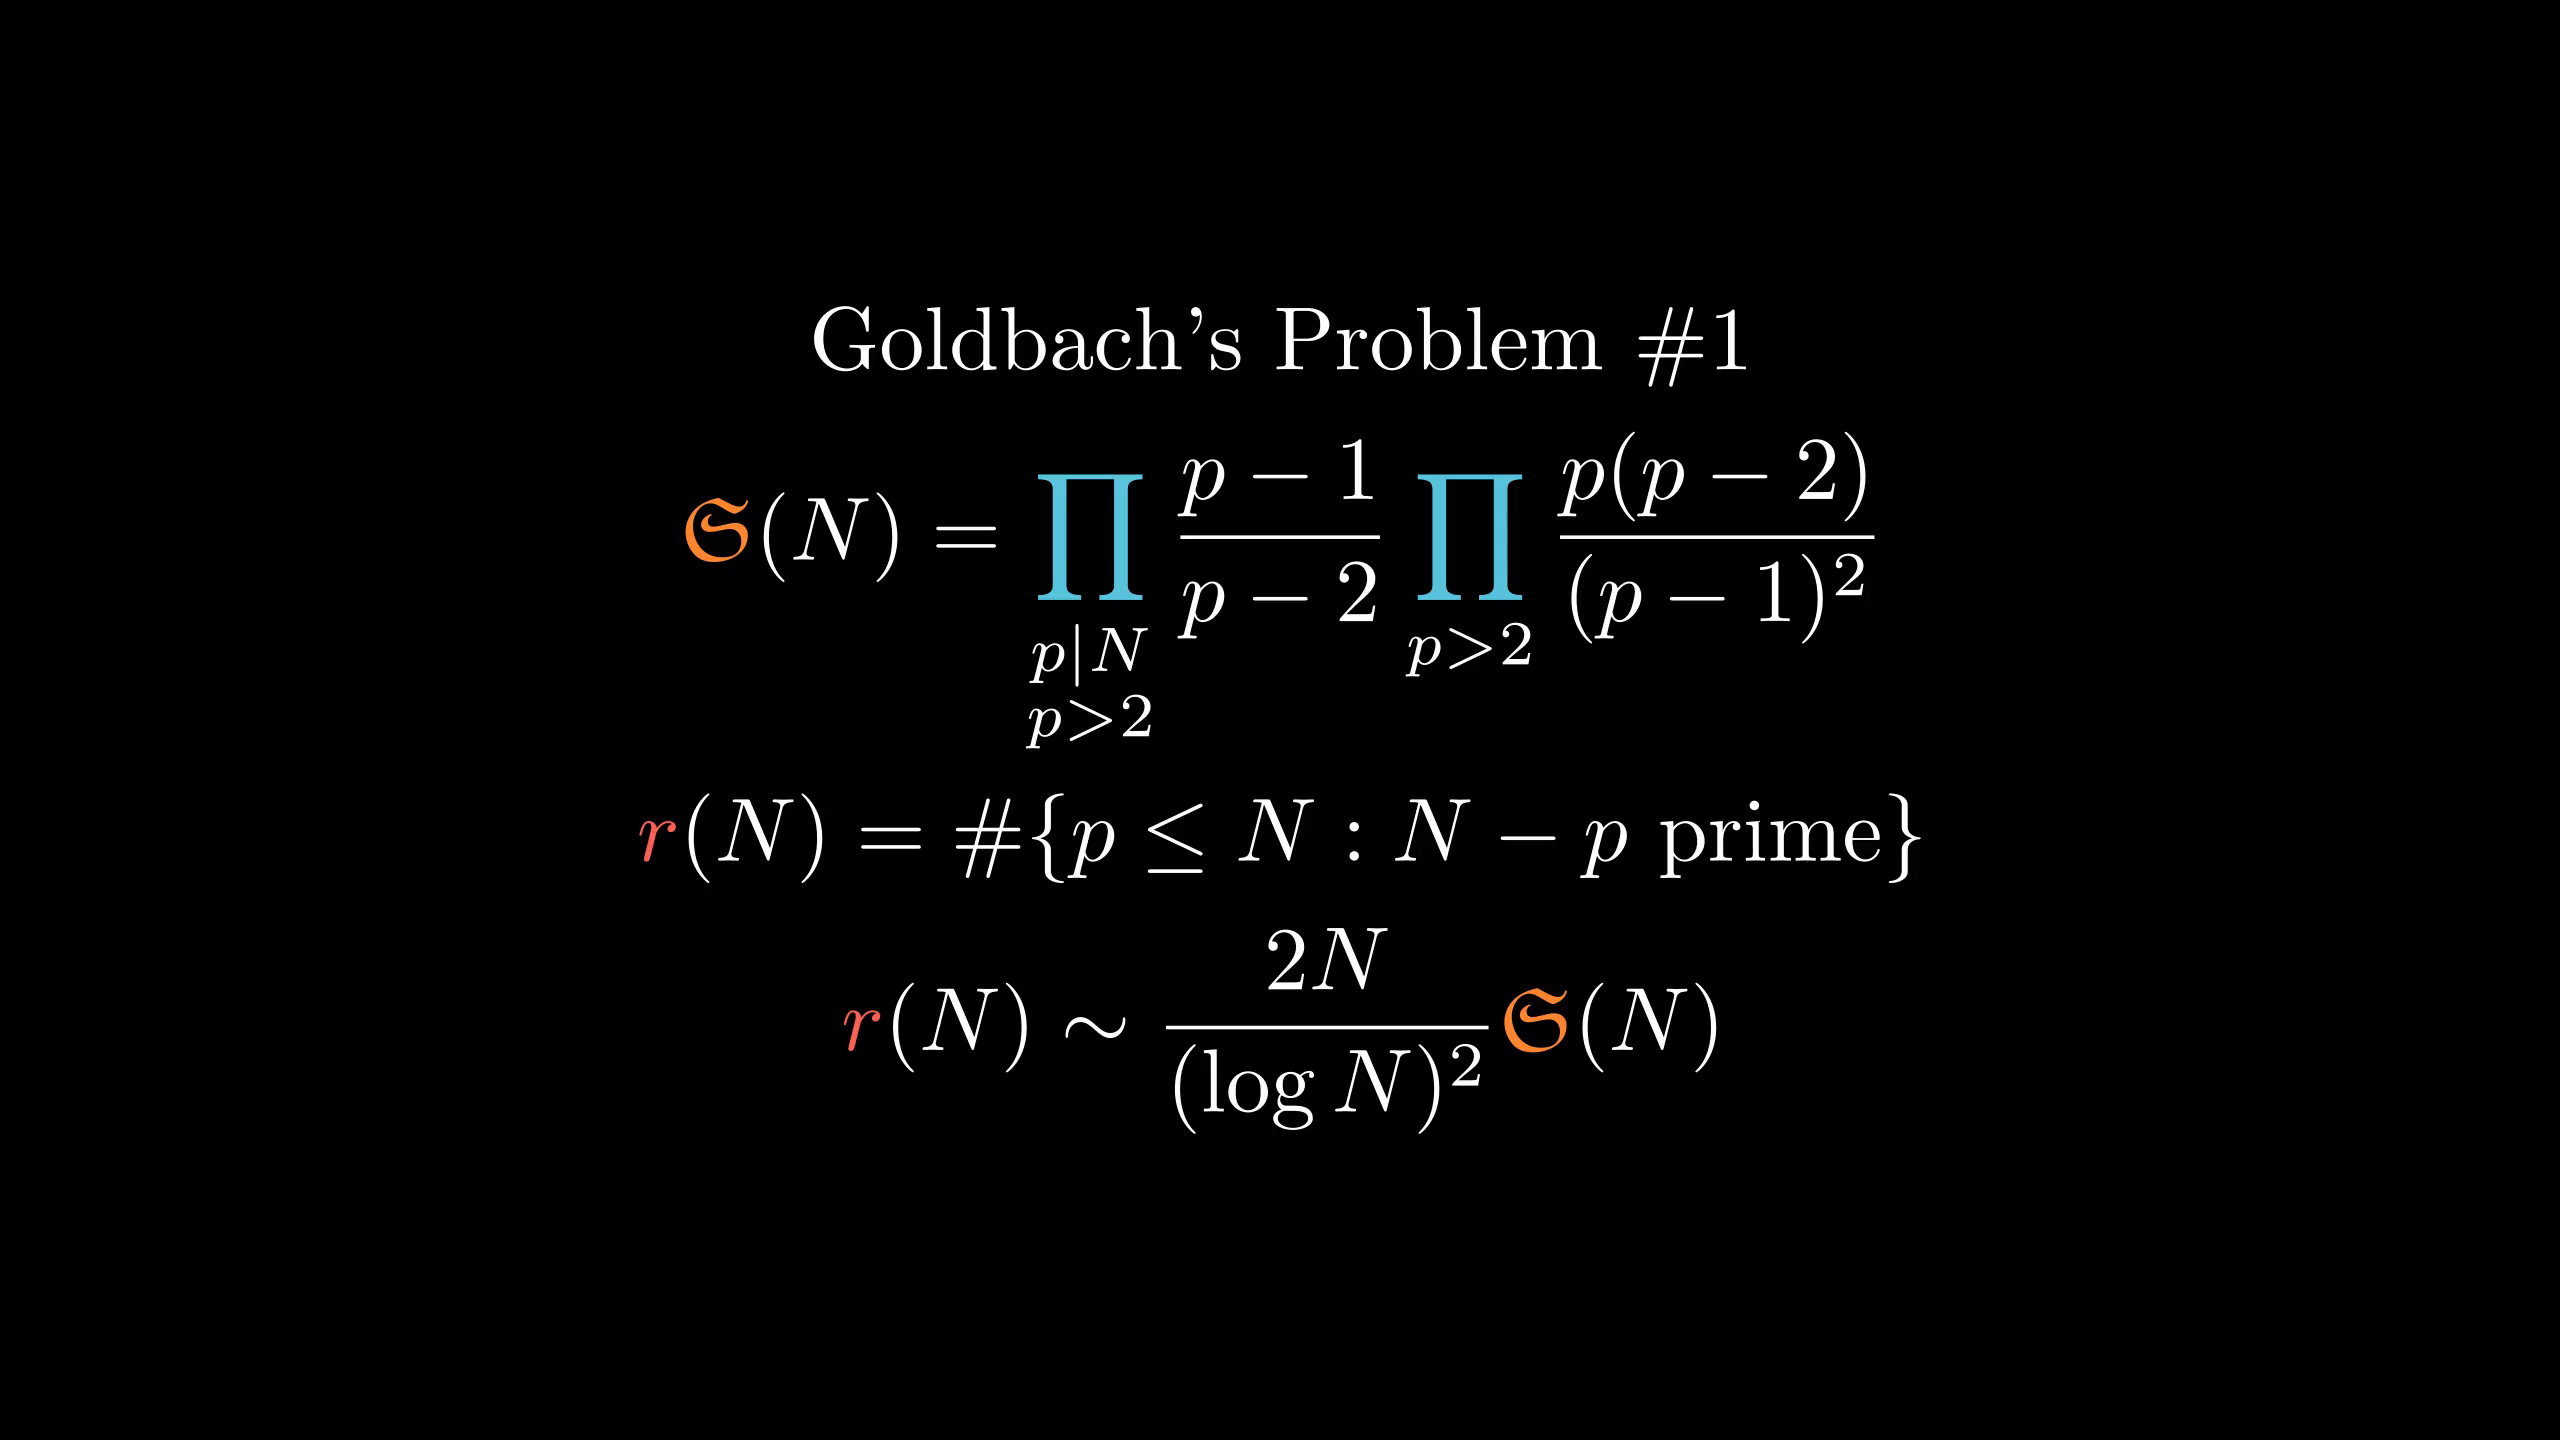

Write Python code to recreate this figure.
from manimlib.imports import *

class FooScene(Scene):
    def construct(self):
        tit=TextMobject("Goldbach's Problem \#1")
        eqn=TexMobject(r"\mathfrak S(N)=\prod_{\substack{p|N\\p>2}}{p-1\over p-2}\prod_{p>2}{p(p-2)\over(p-1)^2}",
                tex_to_color_map={r"\mathfrak S":ORANGE,r"\prod":BLUE})
        eqn1=TexMobject(r"{r}(N)=\#\{p\le N:N-p\text{ prime}\}",
                tex_to_color_map={"{r}":RED})
        eqn2=TexMobject(r"{r}(N)\sim{2N\over(\log N)^2}\mathfrak S(N)",
                tex_to_color_map={r"\mathfrak S":ORANGE,"{r}":RED})
        self.add(VGroup(tit,eqn,eqn1,eqn2).arrange(DOWN))
        self.wait()
